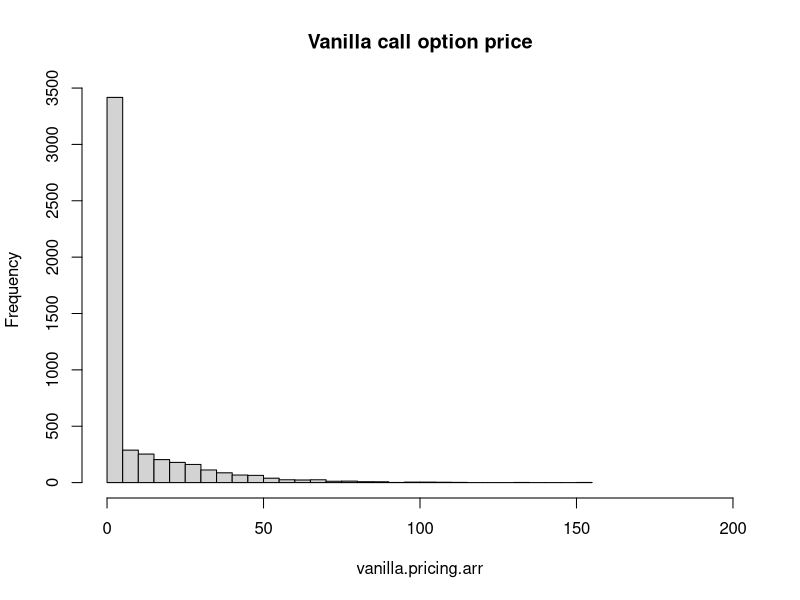
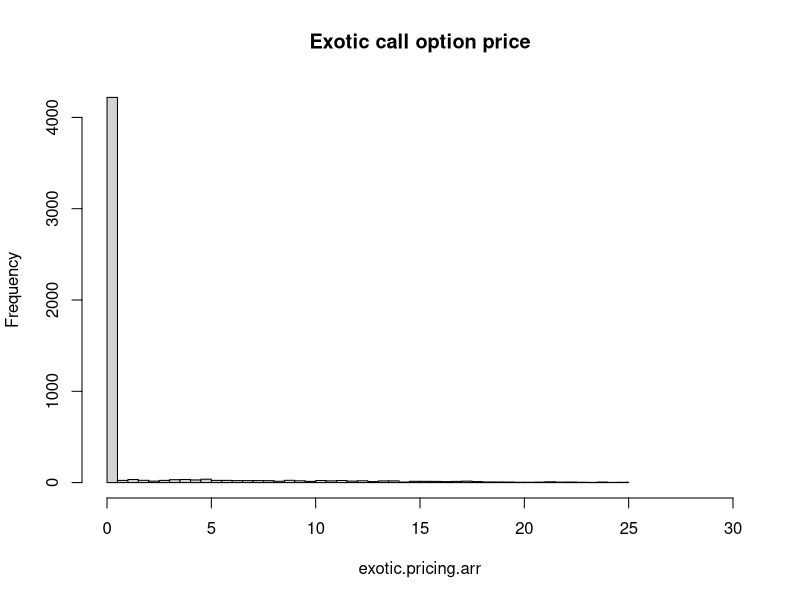

These figures' R source, in order:
sigma <- 0.5
ndays <- 90 
S0 <- 100 # Starting stock price 
mu <- 0.05 # Stock drift rate per year 
dT <- 1/365 
niters <- 5000 # Number of Monte carlo simulations to do 
strike <- 105
knockoutlevel <- 130
stock.prices <- list()
S90 <- c()
option.payoff.arr <- c()
set.seed(6124)

for(j in 1:niters) { 
   N = rnorm(ndays) 
   S = S0
   S_arr <- c(S0) 
   for(i in 1:ndays) { 
      dS = S*(mu*dT + sigma*sqrt(dT)*N[i])
      S = S + dS
      S_arr <- c(S_arr, S)
   } 
 
   S90 <- c(S90, S)
   stock.prices[[j]] <- S_arr
   
   # For a call option, if the stock price at expiry is 
   # higher than strike price, then we profit 
   # Otherwise, we don't exercise the option 
   
   option.payoff = max(S-strike,0)
   option.payoff.arr <- c(option.payoff.arr, option.payoff)
} 
vanilla.pricing.arr <- option.payoff.arr
for(i in 1:niters) { 
  if (max(stock.prices[[i]])>knockoutlevel){
  option.payoff.arr[i] <- 0
  }
}
exotic.pricing.arr <- option.payoff.arr
vanilla.pricing <- mean(vanilla.pricing.arr)
exotic.pricing <- mean(exotic.pricing.arr)

#library(RColorBrewer)
#palette <- brewer.pal(7,"Dark2")
#plot(stock.prices[[1]], type = "l", lwd = 2, col = palette[1], ylim = c(20,170), xlab = "days", ylab = "Price")
#points(stock.prices[[2]], type = "l", lw = 2,col = palette[2])
#points(stock.prices[[3]], type = "l", lw = 2,col = palette[3])
#points(stock.prices[[4]], type = "l", lw = 2,col = palette[4])
#points(stock.prices[[5]], type = "l", lw = 2,col = palette[5])


length(vanilla.pricing.arr[which(vanilla.pricing.arr>160)])

#For vanilla call option. There is no price >200, so to make the chart readable, only show the price <200.
#For exotic call option, the price >30 is impossible, so only show the price <30. In fact the max value is <25.

hist(vanilla.pricing.arr, n = 50, xlim = c(0,200),main = "Vanilla call option price")
hist(exotic.pricing.arr, n = 50, xlim = c(0,30),main = "Exotic call option price")
mean(vanilla.pricing.arr)
mean(exotic.pricing.arr)


#From the chart and the mean we can know the price of this exotic call option is much lower than vanilla call option.
